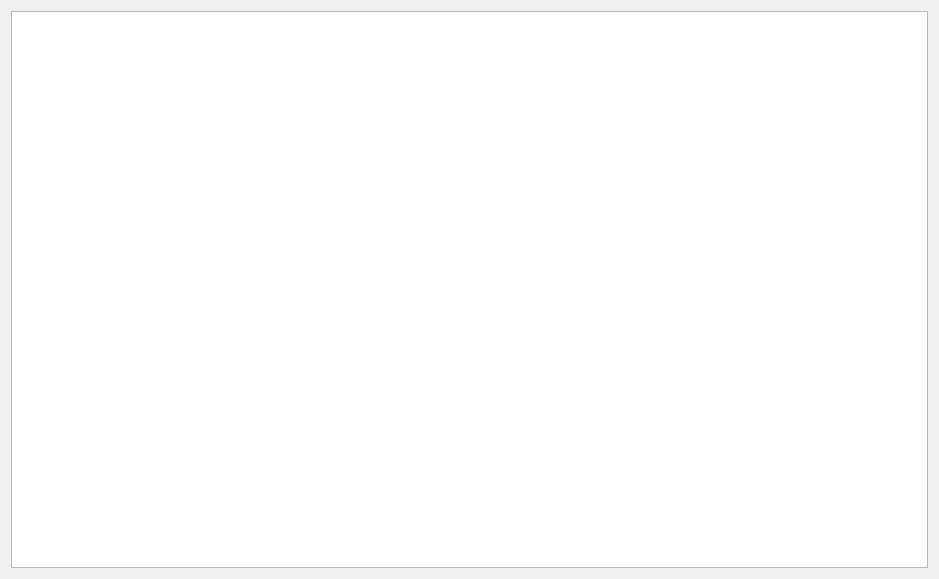
<?xml version="1.0" encoding="UTF-8"?>
<ui version="4.0">
 <class>MainWindow</class>
 <widget class="QMainWindow" name="MainWindow">
  <property name="geometry">
   <rect>
    <x>0</x>
    <y>0</y>
    <width>939</width>
    <height>579</height>
   </rect>
  </property>
  <property name="windowTitle">
   <string>OMNeT++ Qtenv</string>
  </property>
  <property name="autoFillBackground">
   <bool>false</bool>
  </property>
  <widget class="QWidget" name="centralWidget">
   <layout class="QGridLayout" name="gridLayout">
    <item row="0" column="0">
     <widget class="QTextBrowser" name="textBrowser"/>
    </item>
   </layout>
  </widget>
 </widget>
 <layoutdefault spacing="6" margin="11"/>
 <resources/>
 <connections/>
</ui>
